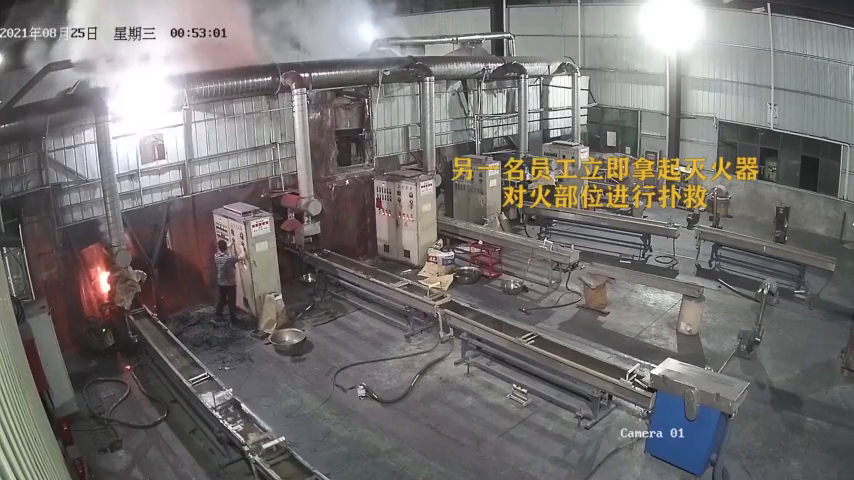
#> input picture frame 172 of video/sample.mp4, 854 x 480 px
$ python video-fire-de.py
#> lines starting #> are read from the running program, lines starting #| are printed output that depends on the picture; after the words box and inside, x2 and y2 are one past the last pixel; in counts of white or black regions, pixels touching at a corner belong together
import cv2
import numpy as np
import pandas as pd
import os
os.chdir("D:/Document/专业课类/数字图像处理/Project/video/")

capture = cv2.VideoCapture("sample.mp4")
redThre = 140
sThre = 60
while(True):
    ret, img = capture.read()
#> img is the input picture: shape (480, 854, 3); mean B, G, R 113, 114, 117.2
    B = img[:, :, 0]
    G = img[:, :, 1]
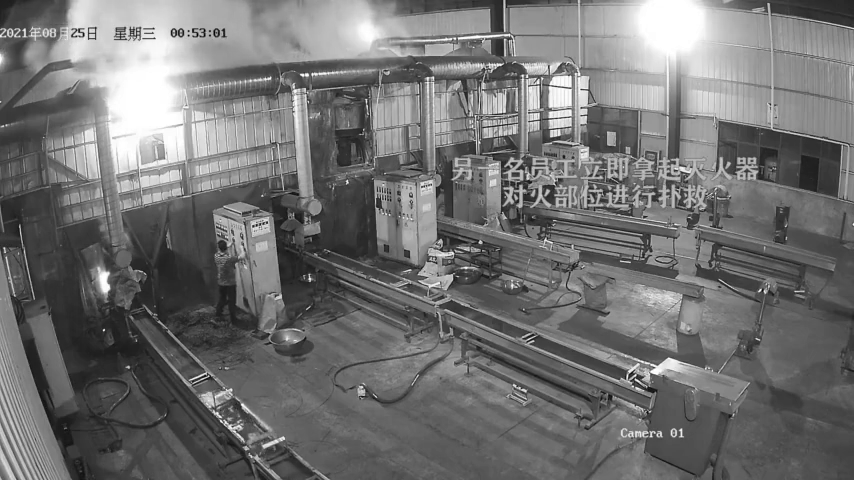
#> G: shape (480, 854); min 0, max 255, mean 114
    R = img[:, :, 2]
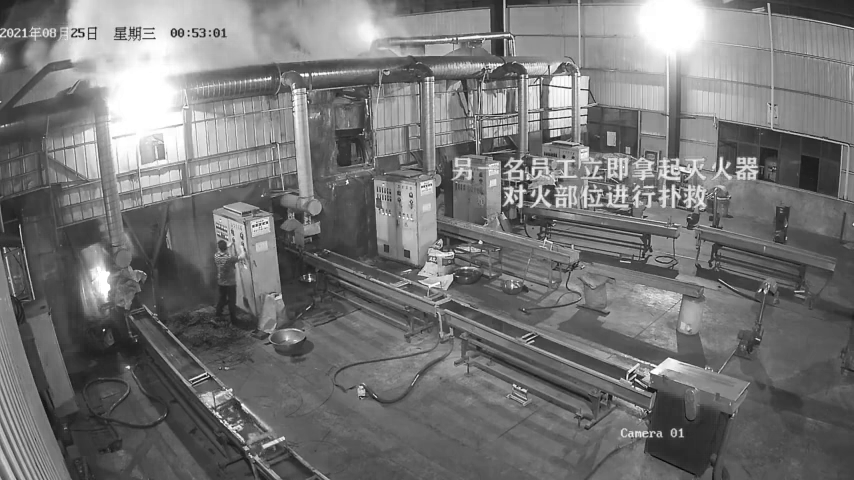
#> R: shape (480, 854); min 2, max 255, mean 117.2
    B1 = img[:, :, 0] / 255
    G1 = img[:, :, 1] / 255
    R1 = img[:, :, 2] / 255
    minValue = np.array(
    np.where(R1 <= G1, np.where(G1 <= B1, R1, np.where(R1 <= B1, R1, B1)), np.where(G1 <= B1, G1, B1)))
    sumValue = R1 + G1 + B1
    # HSI中S分量计算公式
    S = np.array(np.where(sumValue != 0, (1 - 3.0 * minValue / sumValue), 0))
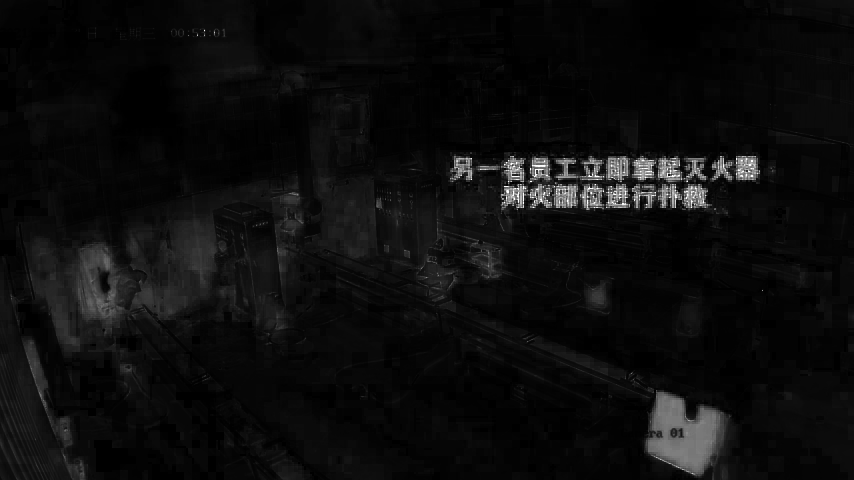
#> S: shape (480, 854) float64; min 0, max 1, mean 0.0529
    Sdet = (255 - R) / 20
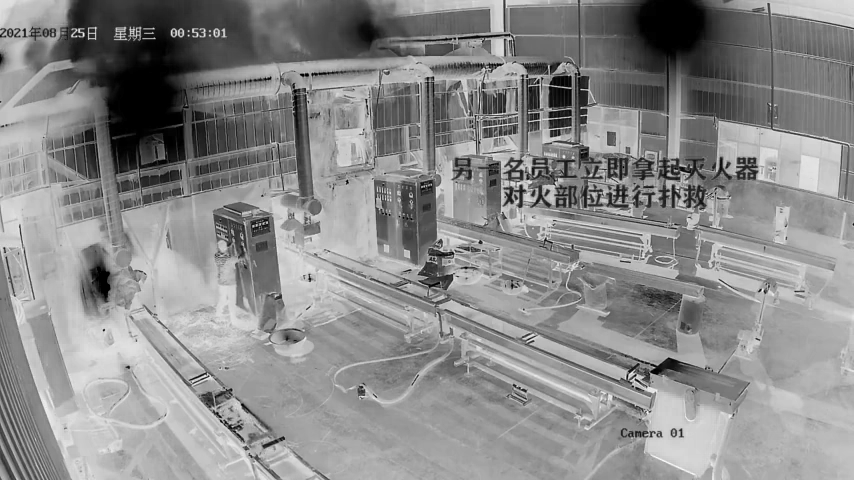
#> Sdet: shape (480, 854) float64; min 0, max 12.65, mean 6.89; drawn with min black and max white
    SThre = ((255 - R) * sThre / redThre)
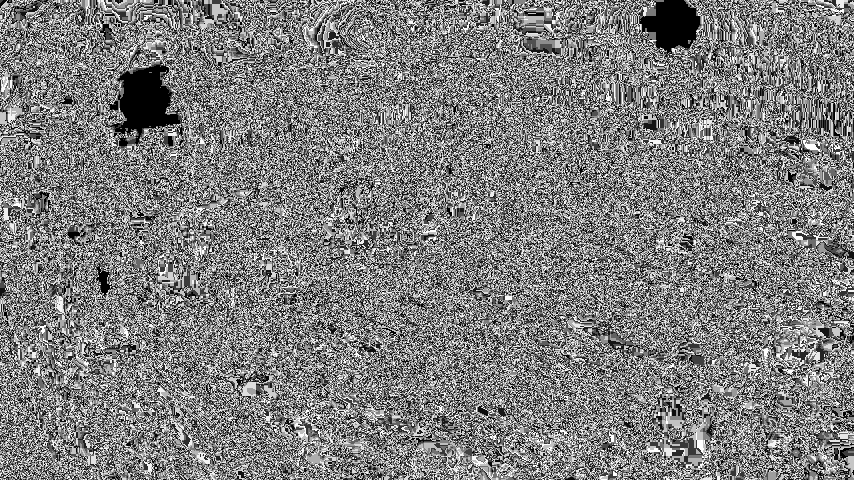
#> SThre: shape (480, 854) float64; min 0, max 1.8, mean 0.895; drawn with min black and max white
    #判断条件
    fireImg = np.array(
        np.where(R > redThre, np.where(R >= G, np.where(G >= B, np.where(S > 0, np.where(S > Sdet, np.where(
            S >= SThre, 255, 0), 0), 0), 0), 0), 0))
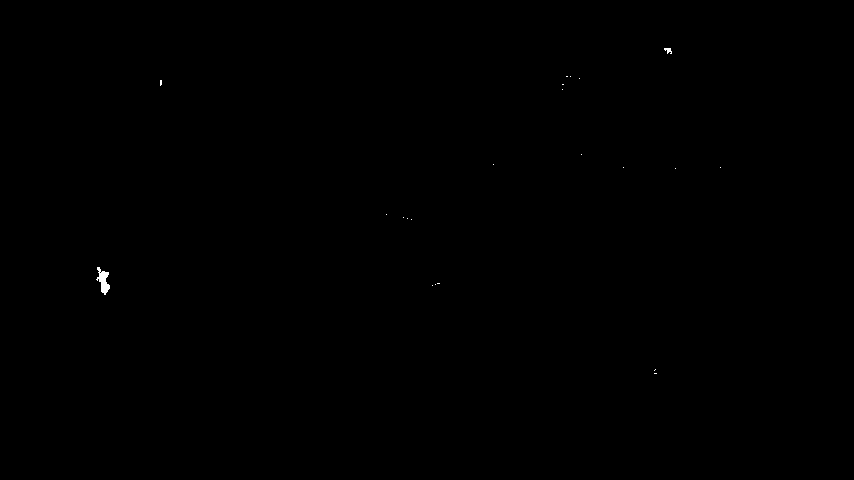
#> fireImg: shape (480, 854) int64; 0.06% white; 22 white regions (20 under 20 px), largest, box (x1, y1, x2, y2) and area: (96, 267, 110, 295) 196, (664, 48, 672, 54) 30

    gray_fireImg = np.zeros([fireImg.shape[0], fireImg.shape[1], 1], np.uint8)
    gray_fireImg[:, :, 0] = fireImg
    meBImg = cv2.medianBlur(gray_fireImg, 5)
#> meBImg: shape (480, 854); 0.05% white; 2 white regions (1 under 20 px), largest, box (x1, y1, x2, y2) and area: (98, 268, 110, 294) 188
    kernel = np.ones((5, 5), np.uint8)
    ProcImg = cv2.dilate(meBImg, kernel)
#> ProcImg: shape (480, 854); 0.11% white; 2 white regions
    contours, _ = cv2.findContours(ProcImg, cv2.RETR_EXTERNAL, cv2.CHAIN_APPROX_SIMPLE)
#> contours = 2 contours; box (x1, y1, x2, y2) and area: (96, 266, 112, 296) 334, (664, 46, 673, 55) 60
    ResImg = img.copy()
    for c in range(0, len(contours)):
        # 获取矩形的左上角坐标(x,y)，以及矩形的宽和高w、h
        x, y, w, h = cv2.boundingRect(contours[c])
        l_top = (x, y)
        r_bottom = (x + w, y + h)
        cv2.rectangle(ResImg, l_top, r_bottom, (255, 0, 0), 2)
#> this loop made 2 passes
#> (x, y, w, h, r_bottom) on passes 1 to 2: (96, 266, 16, 30, (112, 296)), (664, 46, 9, 9, (673, 55))
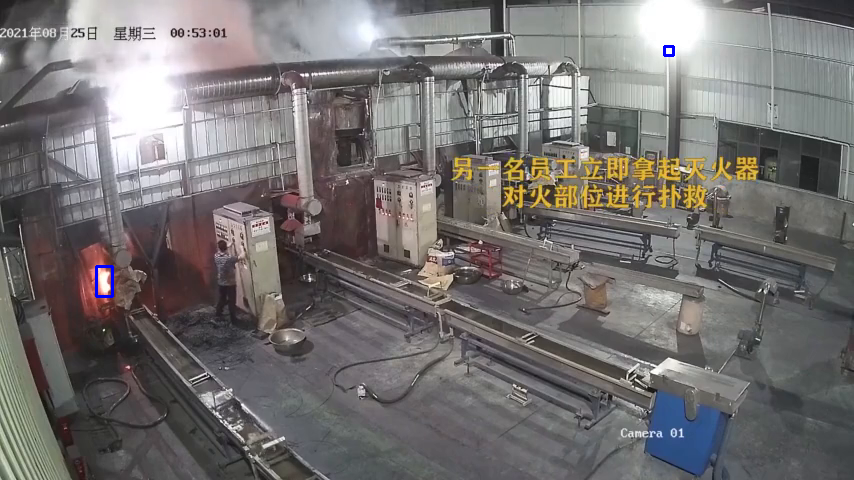
#> ResImg: shape (480, 854, 3); 0.09% of pixels changed, all inside (x1, y1, x2, y2) = (95, 45, 675, 298)
    cv2.imshow("RESULT", ResImg)
    c = cv2.waitKey(40)
#> (key Esc is pressed here)
    if c == 27:
        break

$ run again, starting later in the video
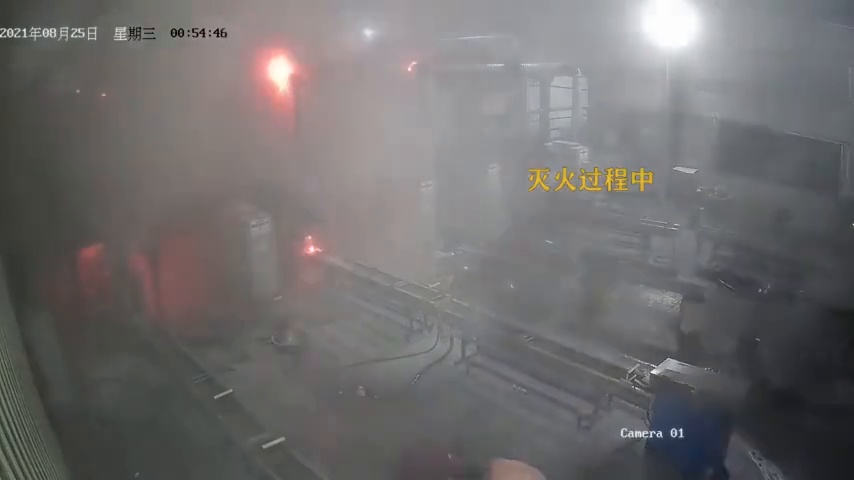
#> input picture frame 778 of video/sample.mp4, 854 x 480 px
#> img is the input picture: shape (480, 854, 3); mean B, G, R 109.4, 109, 111.4
#> `SThre = ((255 - R) * sThre / redThre)`:
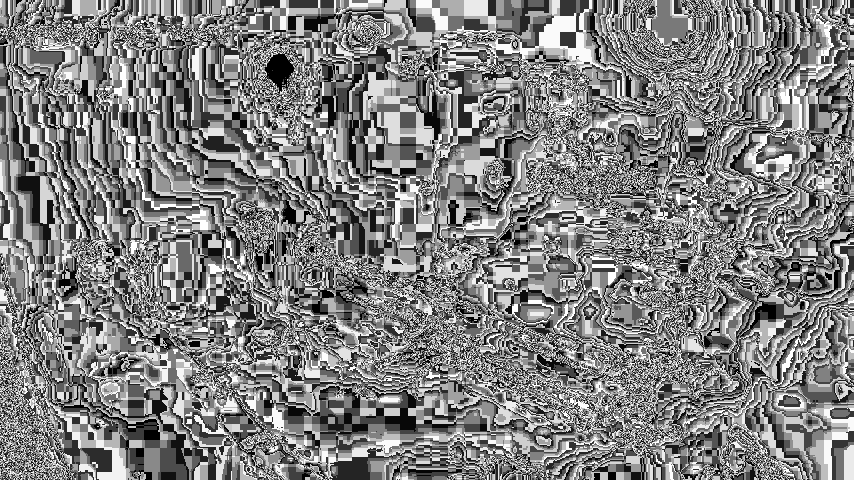
#> SThre: shape (480, 854) float64; min 0, max 1.8, mean 0.91; drawn with min black and max white
#> fireImg: shape (480, 854) int64; 0.16% white; 5 white regions (4 under 20 px), largest, box (x1, y1, x2, y2) and area: (265, 54, 294, 93) 641
#> meBImg: shape (480, 854); 0.16% white; 1 white region, box (x1, y1, x2, y2) and area: (265, 54, 294, 90) 638
#> ProcImg: shape (480, 854); 0.22% white; 1 white region
#> contours = 1 contour; box (x1, y1, x2, y2) and area: (263, 52, 296, 92) 864
#> the loop `for c in range(0, len(contours)):` made 1 pass
#> (x, y, w, h, r_bottom) on pass 1: (263, 52, 33, 40, (296, 92))
#> after the loop `for c in range(0, len(contours)):`:
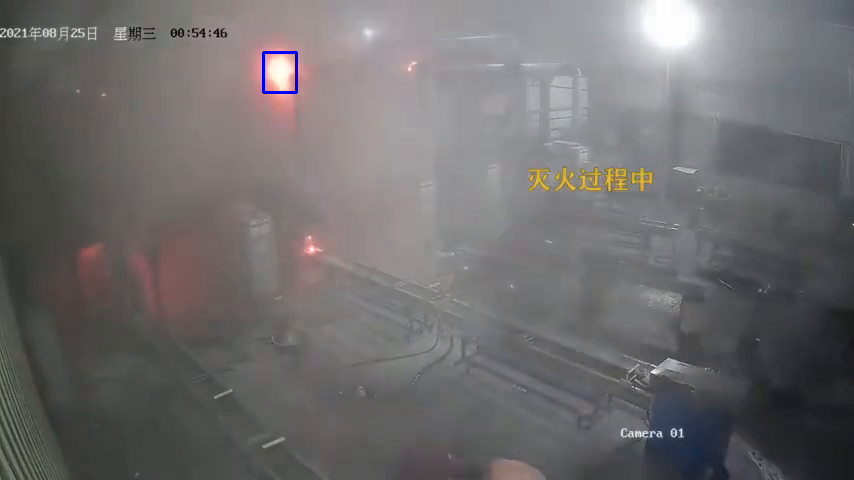
#> ResImg: shape (480, 854, 3); 0.11% of pixels changed, all inside (x1, y1, x2, y2) = (262, 51, 298, 94)
